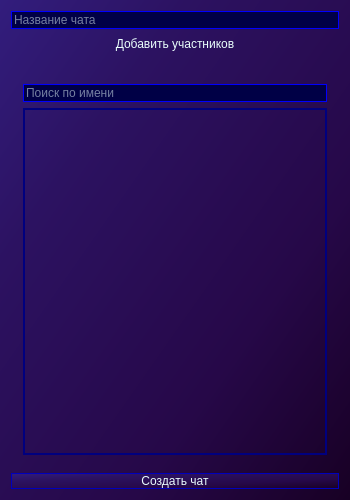
<?xml version="1.0" encoding="UTF-8"?>
<ui version="4.0">
 <class>NewChat</class>
 <widget class="QWidget" name="NewChat">
  <property name="geometry">
   <rect>
    <x>0</x>
    <y>0</y>
    <width>350</width>
    <height>500</height>
   </rect>
  </property>
  <property name="minimumSize">
   <size>
    <width>350</width>
    <height>500</height>
   </size>
  </property>
  <property name="maximumSize">
   <size>
    <width>350</width>
    <height>500</height>
   </size>
  </property>
  <property name="windowTitle">
   <string>QuickDialog</string>
  </property>
  <property name="windowIcon">
   <iconset theme="contact-new"/>
  </property>
  <property name="styleSheet">
   <string notr="true">background-color: qlineargradient(spread:pad, x1:1, y1:1, x2:0, y2:0, stop:0 rgba(24, 0, 36, 255), stop:0.312849 rgba(38, 8, 72, 255), stop:0.731844 rgba(44, 18, 97, 255), stop:1 rgba(50, 29, 125, 255));</string>
  </property>
  <layout class="QGridLayout" name="gridLayout">
   <item row="0" column="0">
    <layout class="QVBoxLayout" name="verticalLayout_2">
     <item>
      <widget class="QLineEdit" name="lineEdit_ChatName">
       <property name="focusPolicy">
        <enum>Qt::StrongFocus</enum>
       </property>
       <property name="styleSheet">
        <string notr="true">border: 1px solid rgb(0, 0, 255);
color: rgb(234, 255, 252);
background-color: rgb(0, 0, 70);
font: italic 14pt &quot;Comic Sans MS&quot;;</string>
       </property>
       <property name="maxLength">
        <number>23</number>
       </property>
       <property name="placeholderText">
        <string>Название чата</string>
       </property>
      </widget>
     </item>
     <item>
      <widget class="QGroupBox" name="groupBox_AddUsers">
       <property name="focusPolicy">
        <enum>Qt::NoFocus</enum>
       </property>
       <property name="styleSheet">
        <string notr="true">border: none;
color: rgb(234, 255, 252);
font: italic 14pt &quot;Comic Sans MS&quot;;
background-color: rgba(255, 255, 255, 0);</string>
       </property>
       <property name="title">
        <string>Добавить участников</string>
       </property>
       <property name="alignment">
        <set>Qt::AlignCenter</set>
       </property>
       <layout class="QVBoxLayout" name="verticalLayout">
        <item>
         <spacer name="verticalSpacer_2">
          <property name="focusPolicy">
           <enum>Qt::NoFocus</enum>
          </property>
          <property name="orientation">
           <enum>Qt::Vertical</enum>
          </property>
          <property name="sizeType">
           <enum>QSizePolicy::Fixed</enum>
          </property>
          <property name="sizeHint" stdset="0">
           <size>
            <width>20</width>
            <height>20</height>
           </size>
          </property>
         </spacer>
        </item>
        <item>
         <widget class="QLineEdit" name="lineEdit_Search">
          <property name="focusPolicy">
           <enum>Qt::ClickFocus</enum>
          </property>
          <property name="styleSheet">
           <string notr="true">border: 1px solid rgb(0, 0, 255);
color: rgb(234, 255, 252);
background-color: rgb(0, 0, 70);
font: italic 14pt &quot;Comic Sans MS&quot;;</string>
          </property>
          <property name="placeholderText">
           <string>Поиск по имени</string>
          </property>
         </widget>
        </item>
        <item>
         <widget class="QScrollArea" name="scrollArea_Users">
          <property name="focusPolicy">
           <enum>Qt::ClickFocus</enum>
          </property>
          <property name="styleSheet">
           <string notr="true">border: 1px solid rgb(0, 0, 127);
</string>
          </property>
          <property name="widgetResizable">
           <bool>true</bool>
          </property>
          <widget class="QWidget" name="scrollAreaWidgetContents_2">
           <property name="geometry">
            <rect>
             <x>0</x>
             <y>0</y>
             <width>310</width>
             <height>308</height>
            </rect>
           </property>
          </widget>
         </widget>
        </item>
       </layout>
      </widget>
     </item>
     <item>
      <widget class="QPushButton" name="pushButton_CreateChat">
       <property name="cursor">
        <cursorShape>PointingHandCursor</cursorShape>
       </property>
       <property name="focusPolicy">
        <enum>Qt::ClickFocus</enum>
       </property>
       <property name="styleSheet">
        <string notr="true">font: italic 24pt &quot;Comic Sans MS&quot;;
color: rgb(234, 253, 255);
background-color: qlineargradient(spread:pad, x1:1, y1:1, x2:0, y2:0, stop:0 rgba(24, 0, 36, 255), stop:0.312849 rgba(38, 8, 72, 255), stop:0.731844 rgba(44, 18, 97, 255), stop:1 rgba(50, 29, 125, 255));
border: 1px solid rgb(0, 0, 190)</string>
       </property>
       <property name="text">
        <string>Создать чат</string>
       </property>
      </widget>
     </item>
    </layout>
   </item>
  </layout>
 </widget>
 <resources/>
 <connections/>
</ui>
